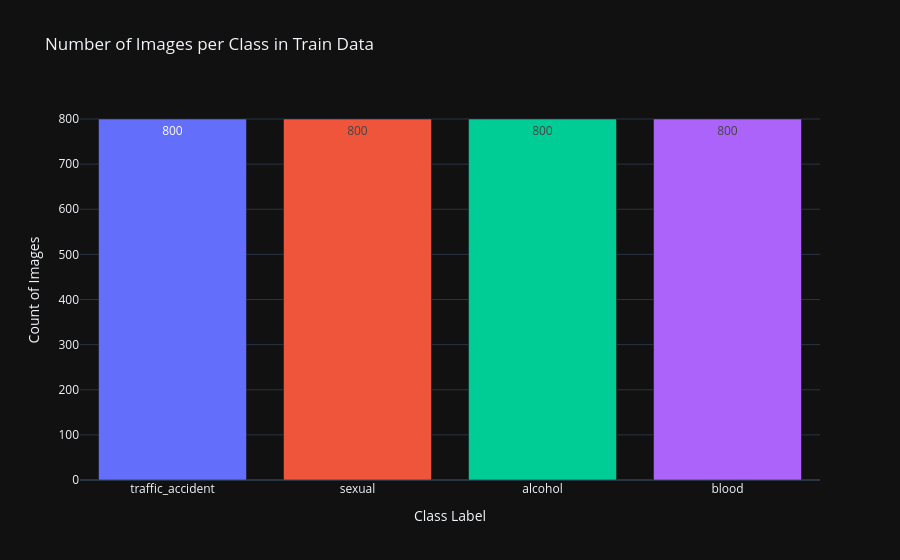

This figure's notebook cell:
### Markdown cell above
# Visualize dataset

### Code cell
# Convert Labels
train_labels_int = np.argmax(train_labels, axis=1)

# Count Class
class_counts = Counter(train_labels_int.tolist())

# Prepare Data for Plotting
class_labels = [CLASS_NAMES[label] for label in class_counts.keys()]
counts = list(class_counts.values())

# Plot Class Distribution
fig = px.bar(
    x=class_labels,
    y=counts,
    template='plotly_dark',
    color=class_labels,
    title='Number of Images per Class in Train Data',
    labels={'x': 'Class Label', 'y': 'Count of Images'},
    text=counts
)

fig.update_layout(
    xaxis_title='Class Label',
    yaxis_title='Count of Images',
    showlegend=False
)

fig.show()

### Figure 1 — Plotly figure (JSON) as saved in the notebook; plotly's stock layout.template omitted (floating-point values rounded to 4 significant figures)
{"data": [{"alignmentgroup": "True", "hovertemplate": "color=traffic_accident<br>Class Label=%{x}<br>Count of Images=%{y}<br>text=%{text}<extra></extra>", "legendgroup": "traffic_accident", "marker": {"color": "#636efa", "pattern": {"shape": ""}}, "name": "traffic_accident", "offsetgroup": "traffic_accident", "orientation": "v", "showlegend": true, "text": [800.0], "textposition": "auto", "x": ["traffic_accident"], "xaxis": "x", "y": [800], "yaxis": "y", "type": "bar"}, {"alignmentgroup": "True", "hovertemplate": "color=sexual<br>Class Label=%{x}<br>Count of Images=%{y}<br>text=%{text}<extra></extra>", "legendgroup": "sexual", "marker": {"color": "#EF553B", "pattern": {"shape": ""}}, "name": "sexual", "offsetgroup": "sexual", "orientation": "v", "showlegend": true, "text": [800.0], "textposition": "auto", "x": ["sexual"], "xaxis": "x", "y": [800], "yaxis": "y", "type": "bar"}, {"alignmentgroup": "True", "hovertemplate": "color=alcohol<br>Class Label=%{x}<br>Count of Images=%{y}<br>text=%{text}<extra></extra>", "legendgroup": "alcohol", "marker": {"color": "#00cc96", "pattern": {"shape": ""}}, "name": "alcohol", "offsetgroup": "alcohol", "orientation": "v", "showlegend": true, "text": [800.0], "textposition": "auto", "x": ["alcohol"], "xaxis": "x", "y": [800], "yaxis": "y", "type": "bar"}, {"alignmentgroup": "True", "hovertemplate": "color=blood<br>Class Label=%{x}<br>Count of Images=%{y}<br>text=%{text}<extra></extra>", "legendgroup": "blood", "marker": {"color": "#ab63fa", "pattern": {"shape": ""}}, "name": "blood", "offsetgroup": "blood", "orientation": "v", "showlegend": true, "text": [800.0], "textposition": "auto", "x": ["blood"], "xaxis": "x", "y": [800], "yaxis": "y", "type": "bar"}], "layout": {"xaxis": {"anchor": "y", "domain": [0.0, 1.0], "title": {"text": "Class Label"}}, "yaxis": {"anchor": "x", "domain": [0.0, 1.0], "title": {"text": "Count of Images"}}, "legend": {"title": {"text": "color"}, "tracegroupgap": 0}, "title": {"text": "Number of Images per Class in Train Data"}, "barmode": "relative", "showlegend": false}}
